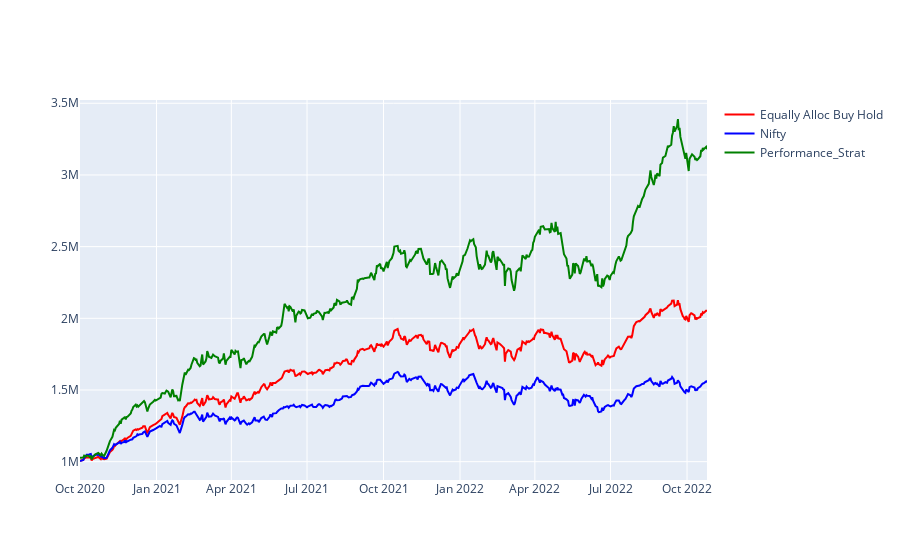

The code cell stored with this chart in its notebook:
### Code cell
fig=go.Figure()

temp_store = []

fig.add_scatter(x=df['Date'],y=df["Equity Curve"],name="Equally Alloc Buy Hold",marker=dict(color="red"))
fig.add_scatter(x=df['Date'],y=df["Nifty Index Equity Curve"],name="Nifty",marker=dict(color="blue"))
fig.add_scatter(x=df['Date'],y=df["Portfolio Equity Curve"],name="Performance_Strat",marker=dict(color="green"))
fig.update_layout(hovermode="x unified")
fig.show()

### Figure 1 — Plotly figure (JSON) as saved in the notebook; plotly's stock layout.template omitted (floating-point values rounded to 4 significant figures; data arrays with more than 128 entries replaced by an {"elided": "..."} marker saying what was removed)
{"data": [{"marker": {"color": "red"}, "name": "Equally Alloc Buy Hold", "type": "scatter", "x": {"elided": "512 str values"}, "y": {"elided": "512 float values"}}, {"marker": {"color": "blue"}, "name": "Nifty", "type": "scatter", "x": {"elided": "512 str values"}, "y": {"elided": "512 float values"}}, {"marker": {"color": "green"}, "name": "Performance_Strat", "type": "scatter", "x": {"elided": "512 str values"}, "y": {"elided": "512 float values"}}], "layout": {"hovermode": "x unified"}}
